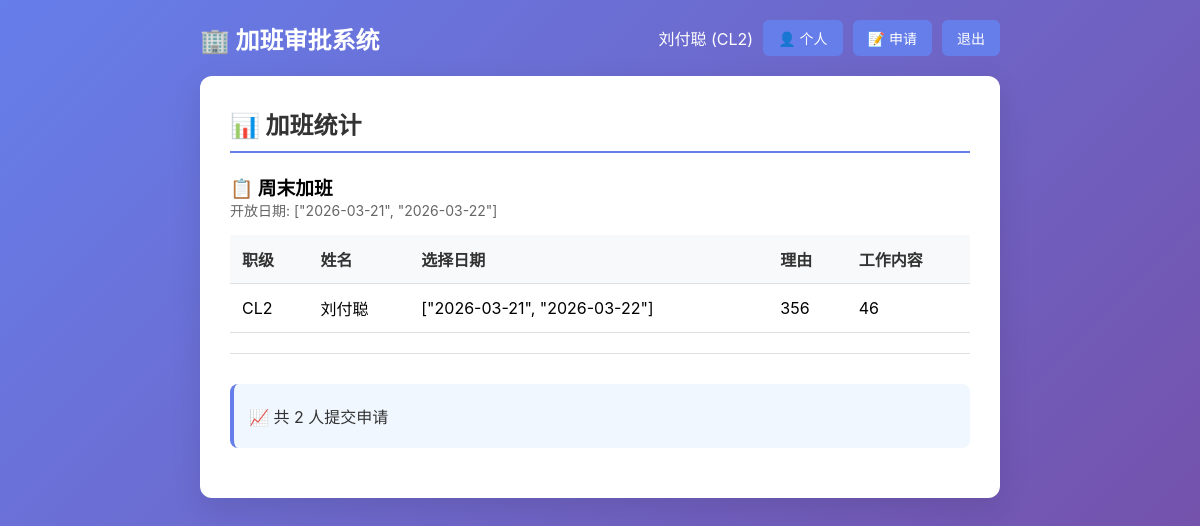
Page /stats (signed in) on the committed database.
### tables this page shows
CREATE TABLE users (
        id INTEGER PRIMARY KEY AUTOINCREMENT,
        username TEXT UNIQUE NOT NULL,
        password TEXT NOT NULL,
        name TEXT NOT NULL,
        rank TEXT NOT NULL,
        is_admin INTEGER DEFAULT 0
    );

CREATE TABLE overtime_batches (
        id INTEGER PRIMARY KEY AUTOINCREMENT,
        name TEXT NOT NULL,
        dates TEXT NOT NULL,  -- JSON数组，如 ["2026-03-18", "2026-03-19"]
        is_open INTEGER DEFAULT 0,
        created_at TIMESTAMP DEFAULT CURRENT_TIMESTAMP
    );

CREATE TABLE applications (
        id INTEGER PRIMARY KEY AUTOINCREMENT,
        user_id INTEGER NOT NULL,
        batch_id INTEGER NOT NULL,
        selected_dates TEXT NOT NULL,  -- JSON数组，员工选择的日期
        reason TEXT NOT NULL,
        work_content TEXT NOT NULL,
        created_at TIMESTAMP DEFAULT CURRENT_TIMESTAMP,
        updated_at TIMESTAMP DEFAULT CURRENT_TIMESTAMP,
        FOREIGN KEY (batch_id) REFERENCES overtime_batches(id)
    );

### app.py (the view)
@app.route('/stats')
def stats():
    if 'user_id' not in session:
        return redirect(url_for('login'))
    conn = get_db()
    batches = conn.execute('SELECT * FROM overtime_batches WHERE is_open = 1').fetchall()
    all_applications = conn.execute('''SELECT a.*, u.name, u.rank, b.name as batch_name
                                       FROM applications a
                                       JOIN users u ON a.user_id = u.id
                                       JOIN overtime_batches b ON a.batch_id = b.id
                                       ORDER BY b.id, a.created_at''').fetchall()
    return render_template('stats.html', applications=all_applications, batches=batches)

### app.py (called while the page is built)
def get_db():
    if 'db' not in g:
        g.db = sqlite3.connect(DB_PATH)
        g.db.row_factory = sqlite3.Row
    return g.db

### templates/stats.html (shortened to what this page needs)
<!DOCTYPE html>
<html lang="zh-CN">
<head>
    <link rel="stylesheet" href="{{ url_for('static', filename='style.css') }}">
</head>
<body>
    <div class="container">
        <header>
            <h1>🏢 加班审批系统</h1>
            <div class="user-info">
                <span>{{ session['name'] }} ({{ session['rank'] }})</span>
                <a href="{{ url_for('profile') }}" class="btn-small">👤 个人</a>
                <a href="{{ url_for('index') }}" class="btn-small">📝 申请</a>
                <a href="{{ url_for('logout') }}" class="btn-small">退出</a>
            </div>
        </header>
        <div class="card">
            <h2>📊 加班统计</h2>
            {% if applications %}
                {% for batch in batches %}
                <div class="batch-section">
                    <h3>📋 {{ batch.name }}</h3>
                    <p class="hint">开放日期: {{ batch.dates }}</p>
                    <table>
                        <thead>
                            <tr>
                                <th>职级</th>
                                <th>姓名</th>
                                <th>选择日期</th>
                                <th>理由</th>
                                <th>工作内容</th>
                            </tr>
                        </thead>
                        <tbody>
                            {% for app in applications if app.batch_name == batch.name %}
                            <tr>
                                <td>{{ app.rank }}</td>
                                <td>{{ app.name }}</td>
                                <td>{{ app.selected_dates }}</td>
                                <td>{{ app.reason }}</td>
                                <td>{{ app.work_content }}</td>
                            </tr>
                            {% endfor %}
                        </tbody>
                    </table>
                </div>
                {% endfor %}
                <div class="info-box">
                    <p>📈 共 {{ applications|length }} 人提交申请</p>
                </div>
            {% else %}
                <p>暂无申请记录</p>
            {% endif %}
        </div>
    </div>
</body>
</html>

### static/style.css (style rules this page uses)
* { margin: 0; padding: 0; box-sizing: border-box; }
body { font-family: -apple-system, BlinkMacSystemFont, 'Segoe UI', 'PingFang SC', 'Hiragino Sans GB', 'Microsoft YaHei', sans-serif; background: linear-gradient(135deg, #667eea 0%, #764ba2 100%); min-height: 100vh; padding: 20px; }
.container { max-width: 800px; margin: 0 auto; }
h1 { color: white; text-align: center; margin-bottom: 30px; font-size: 2em; }
header { display: flex; justify-content: space-between; align-items: center; margin-bottom: 20px; flex-wrap: wrap; gap: 10px; }
header h1 { margin-bottom: 0; font-size: 1.5em; }
.user-info { display: flex; gap: 10px; align-items: center; color: white; }
.card { background: white; border-radius: 12px; padding: 30px; margin-bottom: 20px; box-shadow: 0 10px 30px rgba(0,0,0,0.1); }
.card h2 { color: #333; margin-bottom: 20px; padding-bottom: 10px; border-bottom: 2px solid #667eea; }
.btn-small { background: #667eea; color: white; padding: 8px 15px; border-radius: 6px; text-decoration: none; font-size: 14px; transition: background 0.2s; border: none; cursor: pointer; }
.info-box { background: #f0f7ff; padding: 15px; border-radius: 8px; margin-bottom: 20px; border-left: 4px solid #667eea; }
.info-box p { margin: 5px 0; color: #333; }
.batch-section { margin-bottom: 30px; padding-bottom: 20px; border-bottom: 1px solid #e0e0e0; }
.hint { color: #666; font-size: 14px; margin-bottom: 15px; }
table { width: 100%; border-collapse: collapse; margin-top: 15px; }
th, td { padding: 12px; text-align: left; border-bottom: 1px solid #e0e0e0; }
th { background: #f8f9fa; color: #333; font-weight: 600; }

### rows in the picture
users: name "刘付聪", rank "CL2"
overtime_batches: name "周末加班", dates "[\"2026-03-21\", \"2026-03-22\"]"
applications: rank "CL2", name "刘付聪", selected_dates "[\"2026-03-21\", \"2026-03-22\"]", reason "356", work_content "46"

### other values in the picture
{{ applications|length }} "2"
